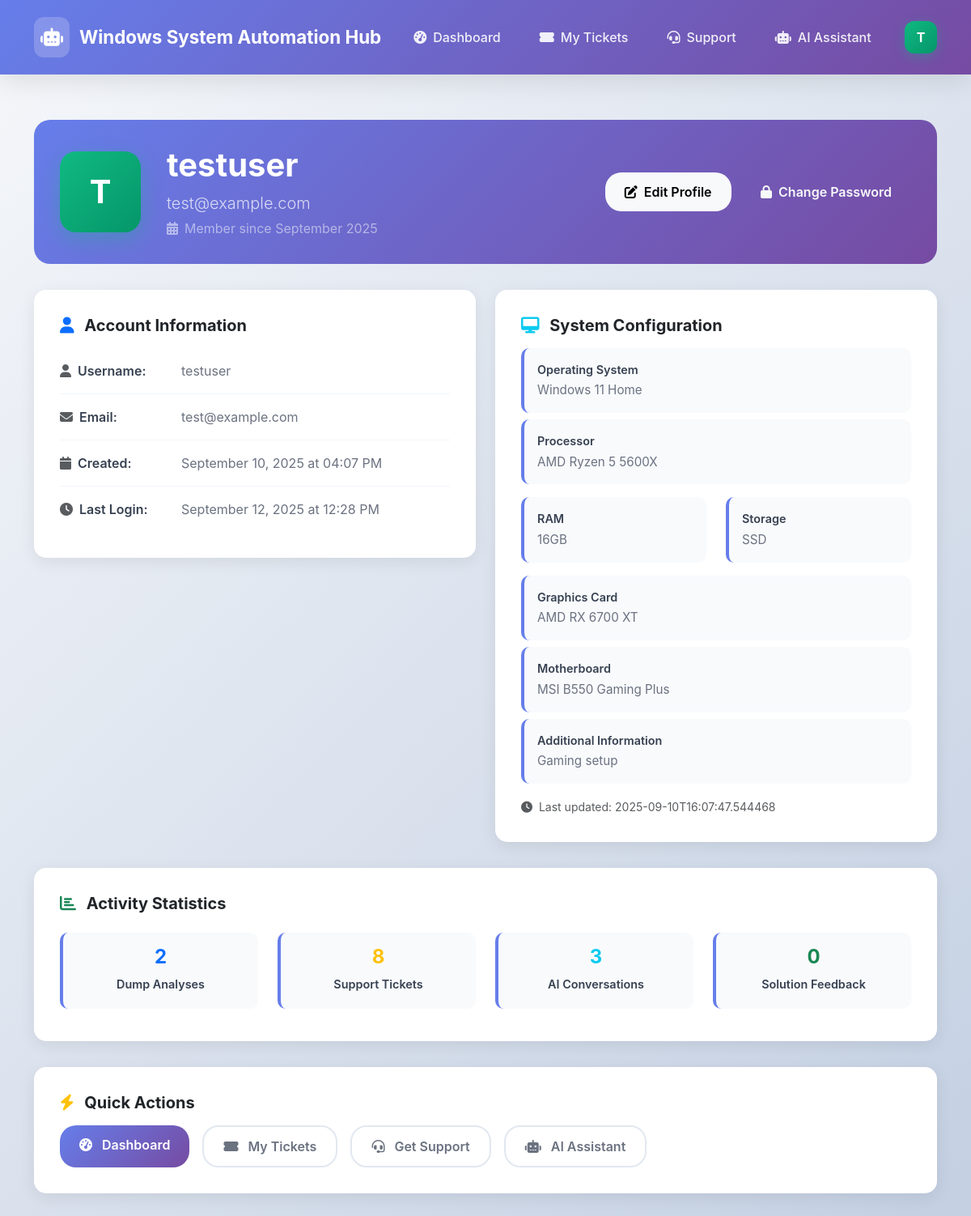
Screenshot of /profile (signed in) with the database file from the repository.
### models.py (models this page shows, shortened)
class User(UserMixin, db.Model):
    __tablename__ = 'users'
    id = db.Column(db.Integer, primary_key=True)
    username = db.Column(db.String(80), unique=True, nullable=False, index=True)
    email = db.Column(db.String(120), unique=True, nullable=False, index=True)
    password_hash = db.Column(db.String(255), nullable=False)
    system_config = db.Column(db.Text, nullable=True)  # JSON string with system specs
    created_at = db.Column(db.DateTime, default=datetime.utcnow)
    last_login = db.Column(db.DateTime, nullable=True)
    is_active = db.Column(db.Boolean, default=True)
    tickets = db.relationship('Ticket', backref='user', lazy=True, cascade='all, delete-orphan')
    conversations = db.relationship('Conversation', backref='user', lazy=True, cascade='all, delete-orphan')
    def get_system_config_dict(self):
        if self.system_config:
            try:
                import json
                return json.loads(self.system_config)
            except:
                return {}
        return {}

### app.py (the view)
@app.route('/profile')
@login_required
def profile():
    return render_template('auth/profile.html', user=current_user)

### app.py (called while the page is built)
@login_manager.user_loader
def load_user(user_id):
    return User.query.get(int(user_id))

### templates/auth/profile.html (shortened to what this page needs)
{% extends "base.html" %}
{% block content %}
<div class="profile-header">
    <div class="profile-header-content">
        <div class="d-flex align-items-center">
            <div class="user-avatar-large">
                {{ current_user.username[0].upper() }}
            </div>
            <div class="flex-grow-1">
                <h1 class="display-6 fw-bold mb-2">{{ current_user.username }}</h1>
                <p class="lead mb-1 opacity-75">{{ current_user.email }}</p>
                <div class="d-flex align-items-center text-white-50">
                    <i class="fas fa-calendar-alt me-2"></i>
                    <span>Member since {{ current_user.created_at.strftime('%B %Y') }}</span>
                </div>
            </div>
            <div class="text-end">
                <a href="{{ url_for('edit_profile') }}" class="btn btn-light btn-modern me-2">
                    <i class="fas fa-edit me-2"></i>Edit Profile
                </a>
                <a href="{{ url_for('change_password') }}" class="btn btn-outline-light btn-modern">
                    <i class="fas fa-lock me-2"></i>Change Password
                </a>
            </div>
        </div>
    </div>
</div>
<div class="row">
    <div class="col-lg-6">
        <div class="profile-card">
            <h5 class="fw-bold mb-3">
                <i class="fas fa-user text-primary me-2"></i>
                Account Information
            </h5>
            <div class="info-row">
                <div class="info-label">
                    <i class="fas fa-user me-2 text-muted"></i>
                    Username:
                </div>
                <div class="info-value">{{ current_user.username }}</div>
            </div>
            <div class="info-row">
                <div class="info-label">
                    <i class="fas fa-envelope me-2 text-muted"></i>
                    Email:
                </div>
                <div class="info-value">{{ current_user.email }}</div>
            </div>
            <div class="info-row">
                <div class="info-label">
                    <i class="fas fa-calendar me-2 text-muted"></i>
                    Created:
                </div>
                <div class="info-value">{{ current_user.created_at.strftime('%B %d, %Y at %I:%M %p') }}</div>
            </div>
            {% if current_user.last_login %}
            <div class="info-row">
                <div class="info-label">
                    <i class="fas fa-clock me-2 text-muted"></i>
                    Last Login:
                </div>
                <div class="info-value">{{ current_user.last_login.strftime('%B %d, %Y at %I:%M %p') }}</div>
            </div>
            {% endif %}
        </div>
    </div>
    <div class="col-lg-6">
        <div class="profile-card">
            <h5 class="fw-bold mb-3">
                <i class="fas fa-desktop text-info me-2"></i>
                System Configuration
            </h5>
            {% set config = current_user.get_system_config_dict() %}
            {% if config %}
                <div class="system-spec">
                    <div class="spec-title">Operating System</div>
                    <div class="spec-value">{{ config.get('os_version', 'Not specified') }}</div>
                </div>
                <div class="system-spec">
                    <div class="spec-title">Processor</div>
                    <div class="spec-value">{{ config.get('processor', 'Not specified') }}</div>
                </div>
                <div class="row">
                    <div class="col-md-6">
                        <div class="system-spec">
                            <div class="spec-title">RAM</div>
                            <div class="spec-value">{{ config.get('ram_size', 'Not specified') }}</div>
                        </div>
                    </div>
                    <div class="col-md-6">
                        <div class="system-spec">
                            <div class="spec-title">Storage</div>
                            <div class="spec-value">{{ config.get('storage_type', 'Not specified').upper() }}</div>
                        </div>
                    </div>
                </div>
                {% if config.get('graphics_card') and config.get('graphics_card') != 'Not specified' %}
                <div class="system-spec">
                    <div class="spec-title">Graphics Card</div>
                    <div class="spec-value">{{ config.get('graphics_card') }}</div>
                </div>
                {% endif %}
                {% if config.get('motherboard') and config.get('motherboard') != 'Not specified' %}
                <div class="system-spec">
                    <div class="spec-title">Motherboard</div>
                    <div class="spec-value">{{ config.get('motherboard') }}</div>
                </div>
                {% endif %}
                {% if config.get('additional_info') %}
                <div class="system-spec">
                    <div class="spec-title">Additional Information</div>
                    <div class="spec-value">{{ config.get('additional_info') }}</div>
                </div>
                {% endif %}
                <div class="mt-3">
                    <small class="text-muted">
                        <i class="fas fa-clock me-1"></i>
                        Last updated: {{ config.get('updated_at', 'Unknown') }}
                    </small>
                </div>
            {% endif %}
        </div>
    </div>
</div>
<div class="row">
    <div class="col-12">
        <div class="profile-card">
            <h5 class="fw-bold mb-3">
                <i class="fas fa-chart-bar text-success me-2"></i>
                Activity Statistics
            </h5>
            <div class="row text-center">
                <div class="col-md-3">
                    <div class="system-spec text-center">
                        <div class="h4 fw-bold text-primary">{{ current_user.dump_analyses|length }}</div>
                        <div class="spec-title">Dump Analyses</div>
                    </div>
                </div>
                <div class="col-md-3">
                    <div class="system-spec text-center">
                        <div class="h4 fw-bold text-warning">{{ current_user.tickets|length }}</div>
                        <div class="spec-title">Support Tickets</div>
                    </div>
                </div>
                <div class="col-md-3">
                    <div class="system-spec text-center">
                        <div class="h4 fw-bold text-info">{{ current_user.conversations|length }}</div>
                        <div class="spec-title">AI Conversations</div>
                    </div>
                </div>
                <div class="col-md-3">
                    <div class="system-spec text-center">
                        <div class="h4 fw-bold text-success">{{ current_user.solution_feedbacks|length }}</div>
                        <div class="spec-title">Solution Feedback</div>
                    </div>
                </div>
            </div>
        </div>
    </div>
</div>
<div class="row">
    <div class="col-12">
        <div class="profile-card">
            <h5 class="fw-bold mb-3">
                <i class="fas fa-bolt text-warning me-2"></i>
                Quick Actions
            </h5>
            <div class="d-flex gap-3 flex-wrap">
                <a href="{{ url_for('index') }}" class="btn btn-primary-modern btn-modern">
                    <i class="fas fa-tachometer-alt me-2"></i>
                    Dashboard
                </a>
                <a href="{{ url_for('my_tickets') }}" class="btn btn-outline-modern btn-modern">
                    <i class="fas fa-ticket-alt me-2"></i>
                    My Tickets
                </a>
                <a href="{{ url_for('support') }}" class="btn btn-outline-modern btn-modern">
                    <i class="fas fa-headset me-2"></i>
                    Get Support
                </a>
                <a href="{{ url_for('chatbot') }}" class="btn btn-outline-modern btn-modern">
                    <i class="fas fa-robot me-2"></i>
                    AI Assistant
                </a>
            </div>
        </div>
    </div>
</div>
{% endblock %}

### templates/base.html (shortened to what this page needs)
<!DOCTYPE html>
<html lang="en">
<head>
    <link href="https://cdnjs.cloudflare.com/ajax/libs/bootstrap/5.3.0/css/bootstrap.min.css" rel="stylesheet">
    <link href="https://cdnjs.cloudflare.com/ajax/libs/font-awesome/6.4.0/css/all.min.css" rel="stylesheet">
    <link href="{{ url_for('static', filename='css/style.css') }}" rel="stylesheet">
</head>
<body>
    <nav class="navbar navbar-expand-lg navbar-dark navbar-modern">
        <div class="container">
            <a class="navbar-brand" href="{{ url_for('index') if current_user.is_authenticated else url_for('login') }}">
                <div class="brand-icon">
                    <i class="fas fa-robot"></i>
                </div>
                Windows System Automation Hub
            </a>
            <div class="collapse navbar-collapse" id="navbarNav">
                {% if current_user.is_authenticated %}
                <ul class="navbar-nav me-auto">
                    <li class="nav-item">
                        <a class="nav-link" href="{{ url_for('index') }}">
                            <i class="fas fa-tachometer-alt me-2"></i>Dashboard
                        </a>
                    </li>
                    <li class="nav-item">
                        <a class="nav-link" href="{{ url_for('my_tickets') }}">
                            <i class="fas fa-ticket-alt me-2"></i>My Tickets
                        </a>
                    </li>
                    <li class="nav-item">
                        <a class="nav-link" href="{{ url_for('support') }}">
                            <i class="fas fa-headset me-2"></i>Support
                        </a>
                    </li>
                    <li class="nav-item">
                        <a class="nav-link" href="{{ url_for('chatbot') }}">
                            <i class="fas fa-robot me-2"></i>AI Assistant
                        </a>
                    </li>
                </ul>
                <div class="user-menu">
                    <div class="dropdown">
                        <div class="user-avatar" data-bs-toggle="dropdown" aria-expanded="false" title="{{ current_user.username }}">
                            {{ current_user.username[0].upper() }}
                        </div>
                    </div>
                </div>
                {% endif %}
            </div>
        </div>
    </nav>
    <main class="container mt-4">
        {% block content %}{% endblock %}
    </main>
</body>
</html>

### static/css/style.css (style rules this page uses)
body { font-family: 'Segoe UI', Tahoma, Geneva, Verdana, sans-serif; background-color: #f8f9fa; }
.navbar-brand { font-weight: 600; font-size: 1.5rem; }
.nav-link { font-weight: 500; }

### templates/base.html (style rules this page uses)
body { background: linear-gradient(135deg, #f5f7fa 0%, #c3cfe2 100%); min-height: 100vh; font-family: 'Inter', -apple-system, BlinkMacSystemFont, 'Segoe UI', system-ui, sans-serif; }
.navbar-modern { background: linear-gradient(135deg, #667eea 0%, #764ba2 100%) !important; backdrop-filter: blur(10px); box-shadow: 0 8px 32px rgba(0,0,0,0.1); border: none; padding: 1rem 0; position: relative; z-index: 1020; }
.navbar-brand { font-weight: 700; font-size: 1.4rem; color: white !important; text-decoration: none; display: flex; align-items: center; transition: all 0.3s ease; }
.brand-icon { background: rgba(255,255,255,0.2); border-radius: 12px; padding: 0.5rem; margin-right: 0.75rem; backdrop-filter: blur(10px); transition: all 0.3s ease; }
.navbar-nav .nav-link { color: rgba(255,255,255,0.9) !important; font-weight: 500; padding: 0.75rem 1.25rem !important; border-radius: 12px; transition: all 0.3s ease; margin: 0 0.25rem; position: relative; overflow: hidden; }
.navbar-nav .nav-link::before { content: ''; position: absolute; top: 0; left: -100%; width: 100%; height: 100%; background: rgba(255,255,255,0.1); transition: left 0.3s ease; border-radius: 12px; }
.user-menu { position: relative; z-index: 99998 !important; }
.user-menu .dropdown { position: relative; z-index: 99998 !important; }
.user-avatar { width: 40px; height: 40px; background: linear-gradient(135deg, #10b981, #059669); border-radius: 12px; display: flex; align-items: center; justify-content: center; color: white; font-weight: bold; font-size: 1rem; cursor: pointer; transition: all 0.3s ease; box-shadow: 0 4px 15px rgba(16, 185, 129, 0.3); }
main.container { padding-top: 2rem; padding-bottom: 2rem; }

### templates/auth/profile.html (style rules this page uses)
.profile-header { background: linear-gradient(135deg, #667eea 0%, #764ba2 100%); border-radius: 20px; color: white; padding: 2rem; margin-bottom: 2rem; position: relative; overflow: hidden; }
.profile-header::before { content: ''; position: absolute; top: 0; left: 0; right: 0; bottom: 0; opacity: 0.1; }
.profile-header-content { position: relative; z-index: 2; }
.user-avatar-large { width: 100px; height: 100px; background: linear-gradient(135deg, #10b981, #059669); border-radius: 20px; display: flex; align-items: center; justify-content: center; color: white; font-size: 2.5rem; font-weight: bold; margin-right: 2rem; box-shadow: 0 8px 25px rgba(16, 185, 129, 0.3); }
.profile-card { background: white; border-radius: 15px; padding: 2rem; margin-bottom: 2rem; box-shadow: 0 5px 20px rgba(0,0,0,0.08); }
.info-row { padding: 1rem 0; border-bottom: 1px solid #f1f5f9; display: flex; align-items: center; }
.info-row:last-child { border-bottom: none; }
.info-label { font-weight: 600; color: #374151; min-width: 150px; display: flex; align-items: center; }
.info-value { color: #6b7280; }
.btn-modern { border-radius: 20px; padding: 0.75rem 1.5rem; font-weight: 600; transition: all 0.3s ease; border: none; }
.btn-primary-modern { background: linear-gradient(135deg, #667eea, #764ba2); color: white; }
.btn-outline-modern { background: white; border: 2px solid #e2e8f0; color: #6b7280; }
.system-spec { background: #f8fafc; border-radius: 10px; padding: 1rem; margin: 0.5rem 0; border-left: 4px solid #667eea; }
.spec-title { font-weight: 600; color: #374151; font-size: 0.9rem; margin-bottom: 0.25rem; }
.spec-value { color: #6b7280; font-size: 0.95rem; }

### rows the page displays
User: username "T", username "testuser", email "test@example.com", created_at "September 2025", created_at "September 10, 2025 at 04:07 PM", last_login "September 12, 2025 at 12:28 PM"

### other values shown
{{ config.get('os_version', 'Not specified') }} "Windows 11 Home"
{{ config.get('processor', 'Not specified') }} "AMD Ryzen 5 5600X"
{{ config.get('ram_size', 'Not specified') }} "16GB"
{{ config.get('storage_type', 'Not specified').upper() }} "SSD"
{{ config.get('graphics_card') }} "AMD RX 6700 XT"
{{ config.get('motherboard') }} "MSI B550 Gaming Plus"
{{ config.get('additional_info') }} "Gaming setup"
{{ config.get('updated_at', 'Unknown') }} "2025-09-10T16:07:47.544468"
{{ current_user.dump_analyses|length }} "2"
{{ current_user.tickets|length }} "8"
{{ current_user.conversations|length }} "3"
{{ current_user.solution_feedbacks|length }} "0"
